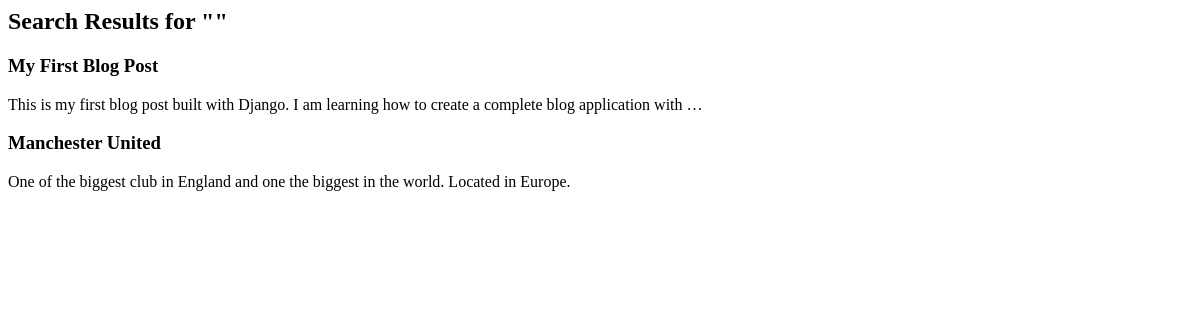
The page /search/ on the database as committed earlier.
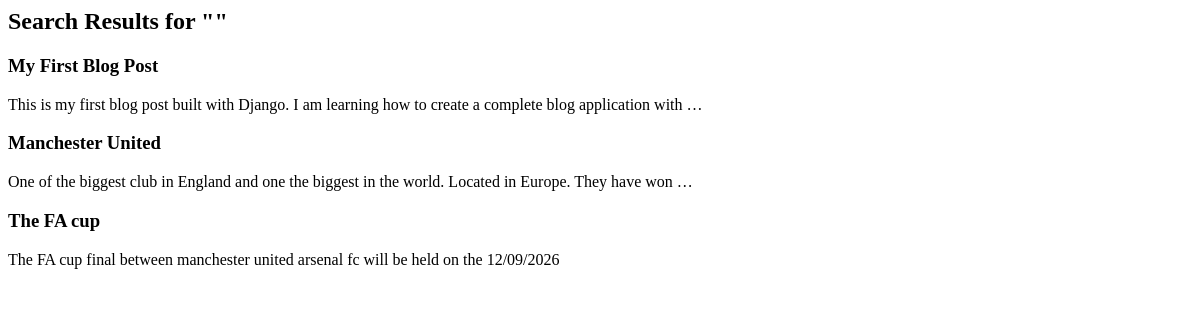
The same page on the database as committed later.
### blog/models.py (models this page shows, shortened)
class Post(models.Model):
    title = models.CharField(max_length=200)
    content = models.TextField()
    author = models.ForeignKey(User, on_delete=models.CASCADE)
    tags = models.ManyToManyField(Tag, blank=True, related_name='posts')
    created_at = models.DateTimeField(auto_now_add=True)

### blog/views.py (the view)
# urls.py: path('search/', views.search_posts, name='search'),
def search_posts(request):
    query = request.GET.get('q', '')
    posts = Post.objects.filter(
        Q(title__icontains=query) |
        Q(content__icontains=query) |
        Q(tags__name__icontains=query)
    ).distinct()
    return render(request, 'blog/search_results.html', {
        'posts': posts,
        'query': query
    })

### blog/templates/blog/search_results.html
<h2>Search Results for "{{ query }}"</h2>
{% for post in posts %}
  <h3>{{ post.title }}</h3>
  <p>{{ post.content|truncatewords:20 }}</p>
{% empty %}
  <p>No posts found.</p>
{% endfor %}

Rows that differ between the two databases and show on the page:
changed Post "Manchester United": content "One of the biggest club in England and one the biggest in the world. Located in Europe." → "One of the biggest club in England and one the biggest in the world. Located in Europe. They have won …"
added Post: title "The FA cup", content "The FA cup final between manchester united arsenal fc will be held on the 12/09/2026"
